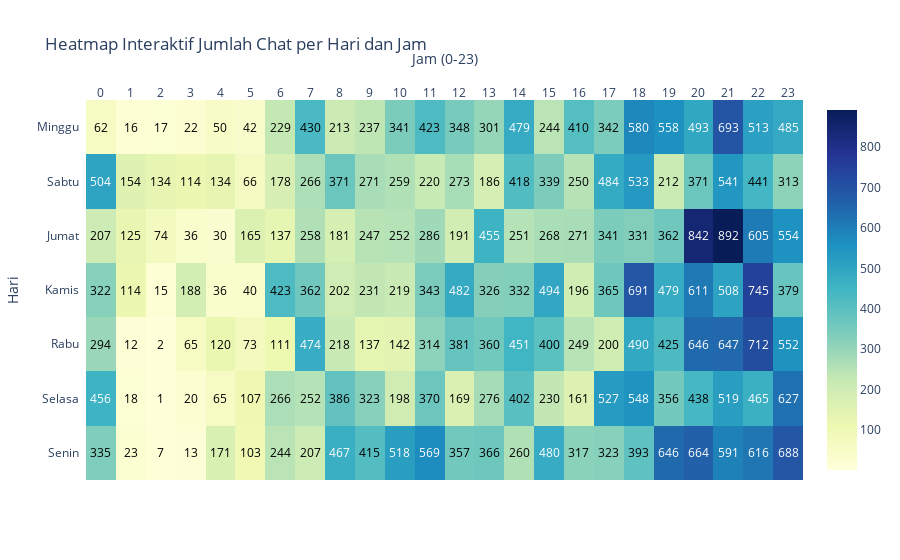

Notebook source saved alongside this figure:
### Code cell
import plotly.figure_factory as ff
import numpy as np

# pivot data hari x jam
heatmap_data = df.groupby([df.index.dayofweek, df.index.hour]).size().unstack(fill_value=0)

# mapping hari
day_map = {0:"Senin", 1:"Selasa", 2:"Rabu", 3:"Kamis", 4:"Jumat", 5:"Sabtu", 6:"Minggu"}
heatmap_data.index = heatmap_data.index.map(day_map)

# buat annotated heatmap
fig = ff.create_annotated_heatmap(
    z=heatmap_data.values,
    x=[str(h) for h in heatmap_data.columns],  # jam
    y=list(heatmap_data.index),                # hari
    annotation_text=heatmap_data.values,       # angka dalam kotak
    colorscale="YlGnBu",
    showscale=True
)

fig.update_layout(
    title="Heatmap Interaktif Jumlah Chat per Hari dan Jam",
    xaxis_title="Jam (0-23)",
    yaxis_title="Hari"
)

fig.show()

### Figure 1 — Plotly figure (JSON) as saved in the notebook; plotly's stock layout.template omitted (floating-point values rounded to 4 significant figures; data arrays with more than 128 entries replaced by an {"elided": "..."} marker saying what was removed)
{"data": [{"colorscale": [[0, "rgb(255,255,217)"], [0.125, "rgb(237,248,177)"], [0.25, "rgb(199,233,180)"], [0.375, "rgb(127,205,187)"], [0.5, "rgb(65,182,196)"], [0.625, "rgb(29,145,192)"], [0.75, "rgb(34,94,168)"], [0.875, "rgb(37,52,148)"], [1, "rgb(8,29,88)"]], "reversescale": false, "showscale": true, "type": "heatmap", "x": ["0", "1", "2", "3", "4", "5", "6", "7", "8", "9", "10", "11", "12", "13", "14", "15", "16", "17", "18", "19", "20", "21", "22", "23"], "y": ["Senin", "Selasa", "Rabu", "Kamis", "Jumat", "Sabtu", "Minggu"], "z": {"elided": "7x24 int values"}}], "layout": {"annotations": [{"font": {"color": "#000000"}, "showarrow": false, "text": "335", "x": "0", "xref": "x", "y": "Senin", "yref": "y"}, {"font": {"color": "#000000"}, "showarrow": false, "text": "23", "x": "1", "xref": "x", "y": "Senin", "yref": "y"}, {"font": {"color": "#000000"}, "showarrow": false, "text": "7", "x": "2", "xref": "x", "y": "Senin", "yref": "y"}, {"font": {"color": "#000000"}, "showarrow": false, "text": "13", "x": "3", "xref": "x", "y": "Senin", "yref": "y"}, {"font": {"color": "#000000"}, "showarrow": false, "text": "171", "x": "4", "xref": "x", "y": "Senin", "yref": "y"}, {"font": {"color": "#000000"}, "showarrow": false, "text": "103", "x": "5", "xref": "x", "y": "Senin", "yref": "y"}, {"font": {"color": "#000000"}, "showarrow": false, "text": "244", "x": "6", "xref": "x", "y": "Senin", "yref": "y"}, {"font": {"color": "#000000"}, "showarrow": false, "text": "207", "x": "7", "xref": "x", "y": "Senin", "yref": "y"}, {"font": {"color": "#FFFFFF"}, "showarrow": false, "text": "467", "x": "8", "xref": "x", "y": "Senin", "yref": "y"}, {"font": {"color": "#000000"}, "showarrow": false, "text": "415", "x": "9", "xref": "x", "y": "Senin", "yref": "y"}, {"font": {"color": "#FFFFFF"}, "showarrow": false, "text": "518", "x": "10", "xref": "x", "y": "Senin", "yref": "y"}, {"font": {"color": "#FFFFFF"}, "showarrow": false, "text": "569", "x": "11", "xref": "x", "y": "Senin", "yref": "y"}, {"font": {"color": "#000000"}, "showarrow": false, "text": "357", "x": "12", "xref": "x", "y": "Senin", "yref": "y"}, {"font": {"color": "#000000"}, "showarrow": false, "text": "366", "x": "13", "xref": "x", "y": "Senin", "yref": "y"}, {"font": {"color": "#000000"}, "showarrow": false, "text": "260", "x": "14", "xref": "x", "y": "Senin", "yref": "y"}, {"font": {"color": "#FFFFFF"}, "showarrow": false, "text": "480", "x": "15", "xref": "x", "y": "Senin", "yref": "y"}, {"font": {"color": "#000000"}, "showarrow": false, "text": "317", "x": "16", "xref": "x", "y": "Senin", "yref": "y"}, {"font": {"color": "#000000"}, "showarrow": false, "text": "323", "x": "17", "xref": "x", "y": "Senin", "yref": "y"}, {"font": {"color": "#000000"}, "showarrow": false, "text": "393", "x": "18", "xref": "x", "y": "Senin", "yref": "y"}, {"font": {"color": "#FFFFFF"}, "showarrow": false, "text": "646", "x": "19", "xref": "x", "y": "Senin", "yref": "y"}, {"font": {"color": "#FFFFFF"}, "showarrow": false, "text": "664", "x": "20", "xref": "x", "y": "Senin", "yref": "y"}, {"font": {"color": "#FFFFFF"}, "showarrow": false, "text": "591", "x": "21", "xref": "x", "y": "Senin", "yref": "y"}, {"font": {"color": "#FFFFFF"}, "showarrow": false, "text": "616", "x": "22", "xref": "x", "y": "Senin", "yref": "y"}, {"font": {"color": "#FFFFFF"}, "showarrow": false, "text": "688", "x": "23", "xref": "x", "y": "Senin", "yref": "y"}, {"font": {"color": "#FFFFFF"}, "showarrow": false, "text": "456", "x": "0", "xref": "x", "y": "Selasa", "yref": "y"}, {"font": {"color": "#000000"}, "showarrow": false, "text": "18", "x": "1", "xref": "x", "y": "Selasa", "yref": "y"}, {"font": {"color": "#000000"}, "showarrow": false, "text": "1", "x": "2", "xref": "x", "y": "Selasa", "yref": "y"}, {"font": {"color": "#000000"}, "showarrow": false, "text": "20", "x": "3", "xref": "x", "y": "Selasa", "yref": "y"}, {"font": {"color": "#000000"}, "showarrow": false, "text": "65", "x": "4", "xref": "x", "y": "Selasa", "yref": "y"}, {"font": {"color": "#000000"}, "showarrow": false, "text": "107", "x": "5", "xref": "x", "y": "Selasa", "yref": "y"}, {"font": {"color": "#000000"}, "showarrow": false, "text": "266", "x": "6", "xref": "x", "y": "Selasa", "yref": "y"}, {"font": {"color": "#000000"}, "showarrow": false, "text": "252", "x": "7", "xref": "x", "y": "Selasa", "yref": "y"}, {"font": {"color": "#000000"}, "showarrow": false, "text": "386", "x": "8", "xref": "x", "y": "Selasa", "yref": "y"}, {"font": {"color": "#000000"}, "showarrow": false, "text": "323", "x": "9", "xref": "x", "y": "Selasa", "yref": "y"}, {"font": {"color": "#000000"}, "showarrow": false, "text": "198", "x": "10", "xref": "x", "y": "Selasa", "yref": "y"}, {"font": {"color": "#000000"}, "showarrow": false, "text": "370", "x": "11", "xref": "x", "y": "Selasa", "yref": "y"}, {"font": {"color": "#000000"}, "showarrow": false, "text": "169", "x": "12", "xref": "x", "y": "Selasa", "yref": "y"}, {"font": {"color": "#000000"}, "showarrow": false, "text": "276", "x": "13", "xref": "x", "y": "Selasa", "yref": "y"}, {"font": {"color": "#000000"}, "showarrow": false, "text": "402", "x": "14", "xref": "x", "y": "Selasa", "yref": "y"}, {"font": {"color": "#000000"}, "showarrow": false, "text": "230", "x": "15", "xref": "x", "y": "Selasa", "yref": "y"}, {"font": {"color": "#000000"}, "showarrow": false, "text": "161", "x": "16", "xref": "x", "y": "Selasa", "yref": "y"}, {"font": {"color": "#FFFFFF"}, "showarrow": false, "text": "527", "x": "17", "xref": "x", "y": "Selasa", "yref": "y"}, {"font": {"color": "#FFFFFF"}, "showarrow": false, "text": "548", "x": "18", "xref": "x", "y": "Selasa", "yref": "y"}, {"font": {"color": "#000000"}, "showarrow": false, "text": "356", "x": "19", "xref": "x", "y": "Selasa", "yref": "y"}, {"font": {"color": "#000000"}, "showarrow": false, "text": "438", "x": "20", "xref": "x", "y": "Selasa", "yref": "y"}, {"font": {"color": "#FFFFFF"}, "showarrow": false, "text": "519", "x": "21", "xref": "x", "y": "Selasa", "yref": "y"}, {"font": {"color": "#FFFFFF"}, "showarrow": false, "text": "465", "x": "22", "xref": "x", "y": "Selasa", "yref": "y"}, {"font": {"color": "#FFFFFF"}, "showarrow": false, "text": "627", "x": "23", "xref": "x", "y": "Selasa", "yref": "y"}, {"font": {"color": "#000000"}, "showarrow": false, "text": "294", "x": "0", "xref": "x", "y": "Rabu", "yref": "y"}, {"font": {"color": "#000000"}, "showarrow": false, "text": "12", "x": "1", "xref": "x", "y": "Rabu", "yref": "y"}, {"font": {"color": "#000000"}, "showarrow": false, "text": "2", "x": "2", "xref": "x", "y": "Rabu", "yref": "y"}, {"font": {"color": "#000000"}, "showarrow": false, "text": "65", "x": "3", "xref": "x", "y": "Rabu", "yref": "y"}, {"font": {"color": "#000000"}, "showarrow": false, "text": "120", "x": "4", "xref": "x", "y": "Rabu", "yref": "y"}, {"font": {"color": "#000000"}, "showarrow": false, "text": "73", "x": "5", "xref": "x", "y": "Rabu", "yref": "y"}, {"font": {"color": "#000000"}, "showarrow": false, "text": "111", "x": "6", "xref": "x", "y": "Rabu", "yref": "y"}, {"font": {"color": "#FFFFFF"}, "showarrow": false, "text": "474", "x": "7", "xref": "x", "y": "Rabu", "yref": "y"}, {"font": {"color": "#000000"}, "showarrow": false, "text": "218", "x": "8", "xref": "x", "y": "Rabu", "yref": "y"}, {"font": {"color": "#000000"}, "showarrow": false, "text": "137", "x": "9", "xref": "x", "y": "Rabu", "yref": "y"}, {"font": {"color": "#000000"}, "showarrow": false, "text": "142", "x": "10", "xref": "x", "y": "Rabu", "yref": "y"}, {"font": {"color": "#000000"}, "showarrow": false, "text": "314", "x": "11", "xref": "x", "y": "Rabu", "yref": "y"}, {"font": {"color": "#000000"}, "showarrow": false, "text": "381", "x": "12", "xref": "x", "y": "Rabu", "yref": "y"}, {"font": {"color": "#000000"}, "showarrow": false, "text": "360", "x": "13", "xref": "x", "y": "Rabu", "yref": "y"}, {"font": {"color": "#FFFFFF"}, "showarrow": false, "text": "451", "x": "14", "xref": "x", "y": "Rabu", "yref": "y"}, {"font": {"color": "#000000"}, "showarrow": false, "text": "400", "x": "15", "xref": "x", "y": "Rabu", "yref": "y"}, {"font": {"color": "#000000"}, "showarrow": false, "text": "249", "x": "16", "xref": "x", "y": "Rabu", "yref": "y"}, {"font": {"color": "#000000"}, "showarrow": false, "text": "200", "x": "17", "xref": "x", "y": "Rabu", "yref": "y"}, {"font": {"color": "#FFFFFF"}, "showarrow": false, "text": "490", "x": "18", "xref": "x", "y": "Rabu", "yref": "y"}, {"font": {"color": "#000000"}, "showarrow": false, "text": "425", "x": "19", "xref": "x", "y": "Rabu", "yref": "y"}, {"font": {"color": "#FFFFFF"}, "showarrow": false, "text": "646", "x": "20", "xref": "x", "y": "Rabu", "yref": "y"}, {"font": {"color": "#FFFFFF"}, "showarrow": false, "text": "647", "x": "21", "xref": "x", "y": "Rabu", "yref": "y"}, {"font": {"color": "#FFFFFF"}, "showarrow": false, "text": "712", "x": "22", "xref": "x", "y": "Rabu", "yref": "y"}, {"font": {"color": "#FFFFFF"}, "showarrow": false, "text": "552", "x": "23", "xref": "x", "y": "Rabu", "yref": "y"}, {"font": {"color": "#000000"}, "showarrow": false, "text": "322", "x": "0", "xref": "x", "y": "Kamis", "yref": "y"}, {"font": {"color": "#000000"}, "showarrow": false, "text": "114", "x": "1", "xref": "x", "y": "Kamis", "yref": "y"}, {"font": {"color": "#000000"}, "showarrow": false, "text": "15", "x": "2", "xref": "x", "y": "Kamis", "yref": "y"}, {"font": {"color": "#000000"}, "showarrow": false, "text": "188", "x": "3", "xref": "x", "y": "Kamis", "yref": "y"}, {"font": {"color": "#000000"}, "showarrow": false, "text": "36", "x": "4", "xref": "x", "y": "Kamis", "yref": "y"}, {"font": {"color": "#000000"}, "showarrow": false, "text": "40", "x": "5", "xref": "x", "y": "Kamis", "yref": "y"}, {"font": {"color": "#000000"}, "showarrow": false, "text": "423", "x": "6", "xref": "x", "y": "Kamis", "yref": "y"}, {"font": {"color": "#000000"}, "showarrow": false, "text": "362", "x": "7", "xref": "x", "y": "Kamis", "yref": "y"}, {"font": {"color": "#000000"}, "showarrow": false, "text": "202", "x": "8", "xref": "x", "y": "Kamis", "yref": "y"}, {"font": {"color": "#000000"}, "showarrow": false, "text": "231", "x": "9", "xref": "x", "y": "Kamis", "yref": "y"}, {"font": {"color": "#000000"}, "showarrow": false, "text": "219", "x": "10", "xref": "x", "y": "Kamis", "yref": "y"}, {"font": {"color": "#000000"}, "showarrow": false, "text": "343", "x": "11", "xref": "x", "y": "Kamis", "yref": "y"}, {"font": {"color": "#FFFFFF"}, "showarrow": false, "text": "482", "x": "12", "xref": "x", "y": "Kamis", "yref": "y"}, {"font": {"color": "#000000"}, "showarrow": false, "text": "326", "x": "13", "xref": "x", "y": "Kamis", "yref": "y"}, {"font": {"color": "#000000"}, "showarrow": false, "text": "332", "x": "14", "xref": "x", "y": "Kamis", "yref": "y"}, {"font": {"color": "#FFFFFF"}, "showarrow": false, "text": "494", "x": "15", "xref": "x", "y": "Kamis", "yref": "y"}, {"font": {"color": "#000000"}, "showarrow": false, "text": "196", "x": "16", "xref": "x", "y": "Kamis", "yref": "y"}, {"font": {"color": "#000000"}, "showarrow": false, "text": "365", "x": "17", "xref": "x", "y": "Kamis", "yref": "y"}, {"font": {"color": "#FFFFFF"}, "showarrow": false, "text": "691", "x": "18", "xref": "x", "y": "Kamis", "yref": "y"}, {"font": {"color": "#FFFFFF"}, "showarrow": false, "text": "479", "x": "19", "xref": "x", "y": "Kamis", "yref": "y"}, {"font": {"color": "#FFFFFF"}, "showarrow": false, "text": "611", "x": "20", "xref": "x", "y": "Kamis", "yref": "y"}, {"font": {"color": "#FFFFFF"}, "showarrow": false, "text": "508", "x": "21", "xref": "x", "y": "Kamis", "yref": "y"}, {"font": {"color": "#FFFFFF"}, "showarrow": false, "text": "745", "x": "22", "xref": "x", "y": "Kamis", "yref": "y"}, {"font": {"color": "#000000"}, "showarrow": false, "text": "379", "x": "23", "xref": "x", "y": "Kamis", "yref": "y"}, {"font": {"color": "#000000"}, "showarrow": false, "text": "207", "x": "0", "xref": "x", "y": "Jumat", "yref": "y"}, {"font": {"color": "#000000"}, "showarrow": false, "text": "125", "x": "1", "xref": "x", "y": "Jumat", "yref": "y"}, {"font": {"color": "#000000"}, "showarrow": false, "text": "74", "x": "2", "xref": "x", "y": "Jumat", "yref": "y"}, {"font": {"color": "#000000"}, "showarrow": false, "text": "36", "x": "3", "xref": "x", "y": "Jumat", "yref": "y"}, {"font": {"color": "#000000"}, "showarrow": false, "text": "30", "x": "4", "xref": "x", "y": "Jumat", "yref": "y"}, {"font": {"color": "#000000"}, "showarrow": false, "text": "165", "x": "5", "xref": "x", "y": "Jumat", "yref": "y"}, {"font": {"color": "#000000"}, "showarrow": false, "text": "137", "x": "6", "xref": "x", "y": "Jumat", "yref": "y"}, {"font": {"color": "#000000"}, "showarrow": false, "text": "258", "x": "7", "xref": "x", "y": "Jumat", "yref": "y"}, {"font": {"color": "#000000"}, "showarrow": false, "text": "181", "x": "8", "xref": "x", "y": "Jumat", "yref": "y"}, {"font": {"color": "#000000"}, "showarrow": false, "text": "247", "x": "9", "xref": "x", "y": "Jumat", "yref": "y"}, {"font": {"color": "#000000"}, "showarrow": false, "text": "252", "x": "10", "xref": "x", "y": "Jumat", "yref": "y"}, {"font": {"color": "#000000"}, "showarrow": false, "text": "286", "x": "11", "xref": "x", "y": "Jumat", "yref": "y"}, {"font": {"color": "#000000"}, "showarrow": false, "text": "191", "x": "12", "xref": "x", "y": "Jumat", "yref": "y"}, {"font": {"color": "#FFFFFF"}, "showarrow": false, "text": "455", "x": "13", "xref": "x", "y": "Jumat", "yref": "y"}, {"font": {"color": "#000000"}, "showarrow": false, "text": "251", "x": "14", "xref": "x", "y": "Jumat", "yref": "y"}, {"font": {"color": "#000000"}, "showarrow": false, "text": "268", "x": "15", "xref": "x", "y": "Jumat", "yref": "y"}, {"font": {"color": "#000000"}, "showarrow": false, "text": "271", "x": "16", "xref": "x", "y": "Jumat", "yref": "y"}, {"font": {"color": "#000000"}, "showarrow": false, "text": "341", "x": "17", "xref": "x", "y": "Jumat", "yref": "y"}, {"font": {"color": "#000000"}, "showarrow": false, "text": "331", "x": "18", "xref": "x", "y": "Jumat", "yref": "y"}, {"font": {"color": "#000000"}, "showarrow": false, "text": "362", "x": "19", "xref": "x", "y": "Jumat", "yref": "y"}, {"font": {"color": "#FFFFFF"}, "showarrow": false, "text": "842", "x": "20", "xref": "x", "y": "Jumat", "yref": "y"}, {"font": {"color": "#FFFFFF"}, "showarrow": false, "text": "892", "x": "21", "xref": "x", "y": "Jumat", "yref": "y"}, {"font": {"color": "#FFFFFF"}, "showarrow": false, "text": "605", "x": "22", "xref": "x", "y": "Jumat", "yref": "y"}, {"font": {"color": "#FFFFFF"}, "showarrow": false, "text": "554", "x": "23", "xref": "x", "y": "Jumat", "yref": "y"}, {"font": {"color": "#FFFFFF"}, "showarrow": false, "text": "504", "x": "0", "xref": "x", "y": "Sabtu", "yref": "y"}, {"font": {"color": "#000000"}, "showarrow": false, "text": "154", "x": "1", "xref": "x", "y": "Sabtu", "yref": "y"}, {"font": {"color": "#000000"}, "showarrow": false, "text": "134", "x": "2", "xref": "x", "y": "Sabtu", "yref": "y"}, {"font": {"color": "#000000"}, "showarrow": false, "text": "114", "x": "3", "xref": "x", "y": "Sabtu", "yref": "y"}, {"font": {"color": "#000000"}, "showarrow": false, "text": "134", "x": "4", "xref": "x", "y": "Sabtu", "yref": "y"}, {"font": {"color": "#000000"}, "showarrow": false, "text": "66", "x": "5", "xref": "x", "y": "Sabtu", "yref": "y"}, {"font": {"color": "#000000"}, "showarrow": false, "text": "178", "x": "6", "xref": "x", "y": "Sabtu", "yref": "y"}, {"font": {"color": "#000000"}, "showarrow": false, "text": "266", "x": "7", "xref": "x", "y": "Sabtu", "yref": "y"}, {"font": {"color": "#000000"}, "showarrow": false, "text": "371", "x": "8", "xref": "x", "y": "Sabtu", "yref": "y"}, {"font": {"color": "#000000"}, "showarrow": false, "text": "271", "x": "9", "xref": "x", "y": "Sabtu", "yref": "y"}, {"font": {"color": "#000000"}, "showarrow": false, "text": "259", "x": "10", "xref": "x", "y": "Sabtu", "yref": "y"}, {"font": {"color": "#000000"}, "showarrow": false, "text": "220", "x": "11", "xref": "x", "y": "Sabtu", "yref": "y"}, {"font": {"color": "#000000"}, "showarrow": false, "text": "273", "x": "12", "xref": "x", "y": "Sabtu", "yref": "y"}, {"font": {"color": "#000000"}, "showarrow": false, "text": "186", "x": "13", "xref": "x", "y": "Sabtu", "yref": "y"}, {"font": {"color": "#000000"}, "showarrow": false, "text": "418", "x": "14", "xref": "x", "y": "Sabtu", "yref": "y"}, {"font": {"color": "#000000"}, "showarrow": false, "text": "339", "x": "15", "xref": "x", "y": "Sabtu", "yref": "y"}, {"font": {"color": "#000000"}, "showarrow": false, "text": "250", "x": "16", "xref": "x", "y": "Sabtu", "yref": "y"}, {"font": {"color": "#FFFFFF"}, "showarrow": false, "text": "484", "x": "17", "xref": "x", "y": "Sabtu", "yref": "y"}, {"font": {"color": "#FFFFFF"}, "showarrow": false, "text": "533", "x": "18", "xref": "x", "y": "Sabtu", "yref": "y"}, {"font": {"color": "#000000"}, "showarrow": false, "text": "212", "x": "19", "xref": "x", "y": "Sabtu", "yref": "y"}, {"font": {"color": "#000000"}, "showarrow": false, "text": "371", "x": "20", "xref": "x", "y": "Sabtu", "yref": "y"}, {"font": {"color": "#FFFFFF"}, "showarrow": false, "text": "541", "x": "21", "xref": "x", "y": "Sabtu", "yref": "y"}, {"font": {"color": "#000000"}, "showarrow": false, "text": "441", "x": "22", "xref": "x", "y": "Sabtu", "yref": "y"}, {"font": {"color": "#000000"}, "showarrow": false, "text": "313", "x": "23", "xref": "x", "y": "Sabtu", "yref": "y"}, {"font": {"color": "#000000"}, "showarrow": false, "text": "62", "x": "0", "xref": "x", "y": "Minggu", "yref": "y"}, {"font": {"color": "#000000"}, "showarrow": false, "text": "16", "x": "1", "xref": "x", "y": "Minggu", "yref": "y"}, {"font": {"color": "#000000"}, "showarrow": false, "text": "17", "x": "2", "xref": "x", "y": "Minggu", "yref": "y"}, {"font": {"color": "#000000"}, "showarrow": false, "text": "22", "x": "3", "xref": "x", "y": "Minggu", "yref": "y"}, {"font": {"color": "#000000"}, "showarrow": false, "text": "50", "x": "4", "xref": "x", "y": "Minggu", "yref": "y"}, {"font": {"color": "#000000"}, "showarrow": false, "text": "42", "x": "5", "xref": "x", "y": "Minggu", "yref": "y"}, {"font": {"color": "#000000"}, "showarrow": false, "text": "229", "x": "6", "xref": "x", "y": "Minggu", "yref": "y"}, {"font": {"color": "#000000"}, "showarrow": false, "text": "430", "x": "7", "xref": "x", "y": "Minggu", "yref": "y"}, {"font": {"color": "#000000"}, "showarrow": false, "text": "213", "x": "8", "xref": "x", "y": "Minggu", "yref": "y"}, {"font": {"color": "#000000"}, "showarrow": false, "text": "237", "x": "9", "xref": "x", "y": "Minggu", "yref": "y"}, {"font": {"color": "#000000"}, "showarrow": false, "text": "341", "x": "10", "xref": "x", "y": "Minggu", "yref": "y"}, {"font": {"color": "#000000"}, "showarrow": false, "text": "423", "x": "11", "xref": "x", "y": "Minggu", "yref": "y"}, {"font": {"color": "#000000"}, "showarrow": false, "text": "348", "x": "12", "xref": "x", "y": "Minggu", "yref": "y"}, {"font": {"color": "#000000"}, "showarrow": false, "text": "301", "x": "13", "xref": "x", "y": "Minggu", "yref": "y"}, {"font": {"color": "#FFFFFF"}, "showarrow": false, "text": "479", "x": "14", "xref": "x", "y": "Minggu", "yref": "y"}, {"font": {"color": "#000000"}, "showarrow": false, "text": "244", "x": "15", "xref": "x", "y": "Minggu", "yref": "y"}, {"font": {"color": "#000000"}, "showarrow": false, "text": "410", "x": "16", "xref": "x", "y": "Minggu", "yref": "y"}, {"font": {"color": "#000000"}, "showarrow": false, "text": "342", "x": "17", "xref": "x", "y": "Minggu", "yref": "y"}, {"font": {"color": "#FFFFFF"}, "showarrow": false, "text": "580", "x": "18", "xref": "x", "y": "Minggu", "yref": "y"}, {"font": {"color": "#FFFFFF"}, "showarrow": false, "text": "558", "x": "19", "xref": "x", "y": "Minggu", "yref": "y"}, {"font": {"color": "#FFFFFF"}, "showarrow": false, "text": "493", "x": "20", "xref": "x", "y": "Minggu", "yref": "y"}, {"font": {"color": "#FFFFFF"}, "showarrow": false, "text": "693", "x": "21", "xref": "x", "y": "Minggu", "yref": "y"}, {"font": {"color": "#FFFFFF"}, "showarrow": false, "text": "513", "x": "22", "xref": "x", "y": "Minggu", "yref": "y"}, {"font": {"color": "#FFFFFF"}, "showarrow": false, "text": "485", "x": "23", "xref": "x", "y": "Minggu", "yref": "y"}], "title": {"text": "Heatmap Interaktif Jumlah Chat per Hari dan Jam"}, "xaxis": {"dtick": 1, "gridcolor": "rgb(0, 0, 0)", "side": "top", "ticks": "", "title": {"text": "Jam (0-23)"}}, "yaxis": {"dtick": 1, "ticks": "", "ticksuffix": "  ", "title": {"text": "Hari"}}}}
